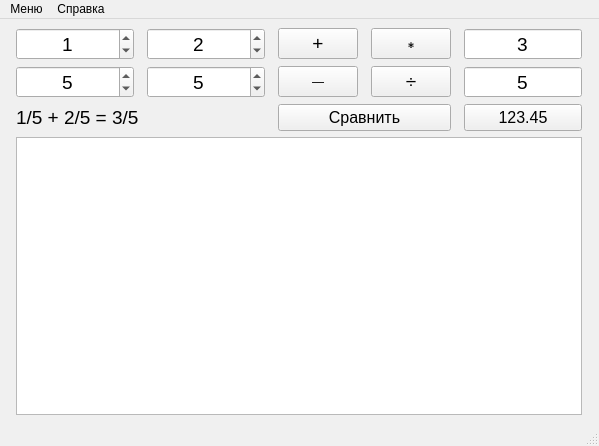
<?xml version="1.0" encoding="UTF-8"?>
<ui version="4.0">
 <class>MainWindow</class>
 <widget class="QMainWindow" name="MainWindow">
  <property name="geometry">
   <rect>
    <x>0</x>
    <y>0</y>
    <width>599</width>
    <height>446</height>
   </rect>
  </property>
  <property name="minimumSize">
   <size>
    <width>599</width>
    <height>446</height>
   </size>
  </property>
  <property name="maximumSize">
   <size>
    <width>599</width>
    <height>446</height>
   </size>
  </property>
  <property name="palette">
   <palette>
    <active>
     <colorrole role="WindowText">
      <brush brushstyle="SolidPattern">
       <color alpha="255">
        <red>0</red>
        <green>0</green>
        <blue>0</blue>
       </color>
      </brush>
     </colorrole>
     <colorrole role="Button">
      <brush brushstyle="SolidPattern">
       <color alpha="255">
        <red>240</red>
        <green>240</green>
        <blue>240</blue>
       </color>
      </brush>
     </colorrole>
     <colorrole role="Light">
      <brush brushstyle="SolidPattern">
       <color alpha="255">
        <red>255</red>
        <green>255</green>
        <blue>255</blue>
       </color>
      </brush>
     </colorrole>
     <colorrole role="Midlight">
      <brush brushstyle="SolidPattern">
       <color alpha="255">
        <red>227</red>
        <green>227</green>
        <blue>227</blue>
       </color>
      </brush>
     </colorrole>
     <colorrole role="Dark">
      <brush brushstyle="SolidPattern">
       <color alpha="255">
        <red>160</red>
        <green>160</green>
        <blue>160</blue>
       </color>
      </brush>
     </colorrole>
     <colorrole role="Mid">
      <brush brushstyle="SolidPattern">
       <color alpha="255">
        <red>160</red>
        <green>160</green>
        <blue>160</blue>
       </color>
      </brush>
     </colorrole>
     <colorrole role="Text">
      <brush brushstyle="SolidPattern">
       <color alpha="255">
        <red>0</red>
        <green>0</green>
        <blue>0</blue>
       </color>
      </brush>
     </colorrole>
     <colorrole role="BrightText">
      <brush brushstyle="SolidPattern">
       <color alpha="255">
        <red>255</red>
        <green>255</green>
        <blue>255</blue>
       </color>
      </brush>
     </colorrole>
     <colorrole role="ButtonText">
      <brush brushstyle="SolidPattern">
       <color alpha="255">
        <red>0</red>
        <green>0</green>
        <blue>0</blue>
       </color>
      </brush>
     </colorrole>
     <colorrole role="Base">
      <brush brushstyle="SolidPattern">
       <color alpha="255">
        <red>255</red>
        <green>255</green>
        <blue>255</blue>
       </color>
      </brush>
     </colorrole>
     <colorrole role="Window">
      <brush brushstyle="SolidPattern">
       <color alpha="255">
        <red>255</red>
        <green>255</green>
        <blue>255</blue>
       </color>
      </brush>
     </colorrole>
     <colorrole role="Shadow">
      <brush brushstyle="SolidPattern">
       <color alpha="255">
        <red>105</red>
        <green>105</green>
        <blue>105</blue>
       </color>
      </brush>
     </colorrole>
     <colorrole role="Highlight">
      <brush brushstyle="SolidPattern">
       <color alpha="255">
        <red>0</red>
        <green>120</green>
        <blue>215</blue>
       </color>
      </brush>
     </colorrole>
     <colorrole role="HighlightedText">
      <brush brushstyle="SolidPattern">
       <color alpha="255">
        <red>255</red>
        <green>255</green>
        <blue>255</blue>
       </color>
      </brush>
     </colorrole>
     <colorrole role="Link">
      <brush brushstyle="SolidPattern">
       <color alpha="255">
        <red>0</red>
        <green>0</green>
        <blue>255</blue>
       </color>
      </brush>
     </colorrole>
     <colorrole role="LinkVisited">
      <brush brushstyle="SolidPattern">
       <color alpha="255">
        <red>255</red>
        <green>0</green>
        <blue>255</blue>
       </color>
      </brush>
     </colorrole>
     <colorrole role="AlternateBase">
      <brush brushstyle="SolidPattern">
       <color alpha="255">
        <red>245</red>
        <green>245</green>
        <blue>245</blue>
       </color>
      </brush>
     </colorrole>
     <colorrole role="NoRole">
      <brush brushstyle="NoBrush">
       <color alpha="255">
        <red>0</red>
        <green>0</green>
        <blue>0</blue>
       </color>
      </brush>
     </colorrole>
     <colorrole role="ToolTipBase">
      <brush brushstyle="SolidPattern">
       <color alpha="255">
        <red>255</red>
        <green>255</green>
        <blue>220</blue>
       </color>
      </brush>
     </colorrole>
     <colorrole role="ToolTipText">
      <brush brushstyle="SolidPattern">
       <color alpha="255">
        <red>0</red>
        <green>0</green>
        <blue>0</blue>
       </color>
      </brush>
     </colorrole>
     <colorrole role="PlaceholderText">
      <brush brushstyle="SolidPattern">
       <color alpha="128">
        <red>0</red>
        <green>0</green>
        <blue>0</blue>
       </color>
      </brush>
     </colorrole>
    </active>
    <inactive>
     <colorrole role="WindowText">
      <brush brushstyle="SolidPattern">
       <color alpha="255">
        <red>0</red>
        <green>0</green>
        <blue>0</blue>
       </color>
      </brush>
     </colorrole>
     <colorrole role="Button">
      <brush brushstyle="SolidPattern">
       <color alpha="255">
        <red>240</red>
        <green>240</green>
        <blue>240</blue>
       </color>
      </brush>
     </colorrole>
     <colorrole role="Light">
      <brush brushstyle="SolidPattern">
       <color alpha="255">
        <red>255</red>
        <green>255</green>
        <blue>255</blue>
       </color>
      </brush>
     </colorrole>
     <colorrole role="Midlight">
      <brush brushstyle="SolidPattern">
       <color alpha="255">
        <red>227</red>
        <green>227</green>
        <blue>227</blue>
       </color>
      </brush>
     </colorrole>
     <colorrole role="Dark">
      <brush brushstyle="SolidPattern">
       <color alpha="255">
        <red>160</red>
        <green>160</green>
        <blue>160</blue>
       </color>
      </brush>
     </colorrole>
     <colorrole role="Mid">
      <brush brushstyle="SolidPattern">
       <color alpha="255">
        <red>160</red>
        <green>160</green>
        <blue>160</blue>
       </color>
      </brush>
     </colorrole>
     <colorrole role="Text">
      <brush brushstyle="SolidPattern">
       <color alpha="255">
        <red>0</red>
        <green>0</green>
        <blue>0</blue>
       </color>
      </brush>
     </colorrole>
     <colorrole role="BrightText">
      <brush brushstyle="SolidPattern">
       <color alpha="255">
        <red>255</red>
        <green>255</green>
        <blue>255</blue>
       </color>
      </brush>
     </colorrole>
     <colorrole role="ButtonText">
      <brush brushstyle="SolidPattern">
       <color alpha="255">
        <red>0</red>
        <green>0</green>
        <blue>0</blue>
       </color>
      </brush>
     </colorrole>
     <colorrole role="Base">
      <brush brushstyle="SolidPattern">
       <color alpha="255">
        <red>255</red>
        <green>255</green>
        <blue>255</blue>
       </color>
      </brush>
     </colorrole>
     <colorrole role="Window">
      <brush brushstyle="SolidPattern">
       <color alpha="255">
        <red>240</red>
        <green>240</green>
        <blue>240</blue>
       </color>
      </brush>
     </colorrole>
     <colorrole role="Shadow">
      <brush brushstyle="SolidPattern">
       <color alpha="255">
        <red>105</red>
        <green>105</green>
        <blue>105</blue>
       </color>
      </brush>
     </colorrole>
     <colorrole role="Highlight">
      <brush brushstyle="SolidPattern">
       <color alpha="255">
        <red>240</red>
        <green>240</green>
        <blue>240</blue>
       </color>
      </brush>
     </colorrole>
     <colorrole role="HighlightedText">
      <brush brushstyle="SolidPattern">
       <color alpha="255">
        <red>0</red>
        <green>0</green>
        <blue>0</blue>
       </color>
      </brush>
     </colorrole>
     <colorrole role="Link">
      <brush brushstyle="SolidPattern">
       <color alpha="255">
        <red>0</red>
        <green>0</green>
        <blue>255</blue>
       </color>
      </brush>
     </colorrole>
     <colorrole role="LinkVisited">
      <brush brushstyle="SolidPattern">
       <color alpha="255">
        <red>255</red>
        <green>0</green>
        <blue>255</blue>
       </color>
      </brush>
     </colorrole>
     <colorrole role="AlternateBase">
      <brush brushstyle="SolidPattern">
       <color alpha="255">
        <red>245</red>
        <green>245</green>
        <blue>245</blue>
       </color>
      </brush>
     </colorrole>
     <colorrole role="NoRole">
      <brush brushstyle="NoBrush">
       <color alpha="255">
        <red>0</red>
        <green>0</green>
        <blue>0</blue>
       </color>
      </brush>
     </colorrole>
     <colorrole role="ToolTipBase">
      <brush brushstyle="SolidPattern">
       <color alpha="255">
        <red>255</red>
        <green>255</green>
        <blue>220</blue>
       </color>
      </brush>
     </colorrole>
     <colorrole role="ToolTipText">
      <brush brushstyle="SolidPattern">
       <color alpha="255">
        <red>0</red>
        <green>0</green>
        <blue>0</blue>
       </color>
      </brush>
     </colorrole>
     <colorrole role="PlaceholderText">
      <brush brushstyle="SolidPattern">
       <color alpha="128">
        <red>0</red>
        <green>0</green>
        <blue>0</blue>
       </color>
      </brush>
     </colorrole>
    </inactive>
    <disabled>
     <colorrole role="WindowText">
      <brush brushstyle="SolidPattern">
       <color alpha="255">
        <red>120</red>
        <green>120</green>
        <blue>120</blue>
       </color>
      </brush>
     </colorrole>
     <colorrole role="Button">
      <brush brushstyle="SolidPattern">
       <color alpha="255">
        <red>240</red>
        <green>240</green>
        <blue>240</blue>
       </color>
      </brush>
     </colorrole>
     <colorrole role="Light">
      <brush brushstyle="SolidPattern">
       <color alpha="255">
        <red>255</red>
        <green>255</green>
        <blue>255</blue>
       </color>
      </brush>
     </colorrole>
     <colorrole role="Midlight">
      <brush brushstyle="SolidPattern">
       <color alpha="255">
        <red>247</red>
        <green>247</green>
        <blue>247</blue>
       </color>
      </brush>
     </colorrole>
     <colorrole role="Dark">
      <brush brushstyle="SolidPattern">
       <color alpha="255">
        <red>160</red>
        <green>160</green>
        <blue>160</blue>
       </color>
      </brush>
     </colorrole>
     <colorrole role="Mid">
      <brush brushstyle="SolidPattern">
       <color alpha="255">
        <red>160</red>
        <green>160</green>
        <blue>160</blue>
       </color>
      </brush>
     </colorrole>
     <colorrole role="Text">
      <brush brushstyle="SolidPattern">
       <color alpha="255">
        <red>120</red>
        <green>120</green>
        <blue>120</blue>
       </color>
      </brush>
     </colorrole>
     <colorrole role="BrightText">
      <brush brushstyle="SolidPattern">
       <color alpha="255">
        <red>255</red>
        <green>255</green>
        <blue>255</blue>
       </color>
      </brush>
     </colorrole>
     <colorrole role="ButtonText">
      <brush brushstyle="SolidPattern">
       <color alpha="255">
        <red>120</red>
        <green>120</green>
        <blue>120</blue>
       </color>
      </brush>
     </colorrole>
     <colorrole role="Base">
      <brush brushstyle="SolidPattern">
       <color alpha="255">
        <red>255</red>
        <green>255</green>
        <blue>255</blue>
       </color>
      </brush>
     </colorrole>
     <colorrole role="Window">
      <brush brushstyle="SolidPattern">
       <color alpha="255">
        <red>255</red>
        <green>255</green>
        <blue>255</blue>
       </color>
      </brush>
     </colorrole>
     <colorrole role="Shadow">
      <brush brushstyle="SolidPattern">
       <color alpha="255">
        <red>0</red>
        <green>0</green>
        <blue>0</blue>
       </color>
      </brush>
     </colorrole>
     <colorrole role="Highlight">
      <brush brushstyle="SolidPattern">
       <color alpha="255">
        <red>0</red>
        <green>120</green>
        <blue>215</blue>
       </color>
      </brush>
     </colorrole>
     <colorrole role="HighlightedText">
      <brush brushstyle="SolidPattern">
       <color alpha="255">
        <red>255</red>
        <green>255</green>
        <blue>255</blue>
       </color>
      </brush>
     </colorrole>
     <colorrole role="Link">
      <brush brushstyle="SolidPattern">
       <color alpha="255">
        <red>0</red>
        <green>0</green>
        <blue>255</blue>
       </color>
      </brush>
     </colorrole>
     <colorrole role="LinkVisited">
      <brush brushstyle="SolidPattern">
       <color alpha="255">
        <red>255</red>
        <green>0</green>
        <blue>255</blue>
       </color>
      </brush>
     </colorrole>
     <colorrole role="AlternateBase">
      <brush brushstyle="SolidPattern">
       <color alpha="255">
        <red>245</red>
        <green>245</green>
        <blue>245</blue>
       </color>
      </brush>
     </colorrole>
     <colorrole role="NoRole">
      <brush brushstyle="NoBrush">
       <color alpha="255">
        <red>0</red>
        <green>0</green>
        <blue>0</blue>
       </color>
      </brush>
     </colorrole>
     <colorrole role="ToolTipBase">
      <brush brushstyle="SolidPattern">
       <color alpha="255">
        <red>255</red>
        <green>255</green>
        <blue>220</blue>
       </color>
      </brush>
     </colorrole>
     <colorrole role="ToolTipText">
      <brush brushstyle="SolidPattern">
       <color alpha="255">
        <red>0</red>
        <green>0</green>
        <blue>0</blue>
       </color>
      </brush>
     </colorrole>
     <colorrole role="PlaceholderText">
      <brush brushstyle="SolidPattern">
       <color alpha="128">
        <red>0</red>
        <green>0</green>
        <blue>0</blue>
       </color>
      </brush>
     </colorrole>
    </disabled>
   </palette>
  </property>
  <property name="windowTitle">
   <string>Операции над обыкновенными дробями</string>
  </property>
  <property name="windowIcon">
   <iconset>
    <normaloff>icon.ico</normaloff>icon.ico</iconset>
  </property>
  <widget class="QWidget" name="centralwidget">
   <layout class="QGridLayout" name="gridLayout">
    <item row="0" column="4">
     <widget class="QSpinBox" name="spinBox_num3">
      <property name="maximumSize">
       <size>
        <width>118</width>
        <height>32</height>
       </size>
      </property>
      <property name="font">
       <font>
        <pointsize>14</pointsize>
       </font>
      </property>
      <property name="focusPolicy">
       <enum>Qt::WheelFocus</enum>
      </property>
      <property name="contextMenuPolicy">
       <enum>Qt::DefaultContextMenu</enum>
      </property>
      <property name="alignment">
       <set>Qt::AlignCenter</set>
      </property>
      <property name="readOnly">
       <bool>true</bool>
      </property>
      <property name="buttonSymbols">
       <enum>QAbstractSpinBox::NoButtons</enum>
      </property>
      <property name="minimum">
       <number>-99999999</number>
      </property>
      <property name="maximum">
       <number>99999999</number>
      </property>
      <property name="value">
       <number>3</number>
      </property>
     </widget>
    </item>
    <item row="1" column="4">
     <widget class="QSpinBox" name="spinBox_denom3">
      <property name="maximumSize">
       <size>
        <width>118</width>
        <height>32</height>
       </size>
      </property>
      <property name="font">
       <font>
        <pointsize>14</pointsize>
       </font>
      </property>
      <property name="focusPolicy">
       <enum>Qt::WheelFocus</enum>
      </property>
      <property name="contextMenuPolicy">
       <enum>Qt::DefaultContextMenu</enum>
      </property>
      <property name="alignment">
       <set>Qt::AlignCenter</set>
      </property>
      <property name="readOnly">
       <bool>true</bool>
      </property>
      <property name="buttonSymbols">
       <enum>QAbstractSpinBox::NoButtons</enum>
      </property>
      <property name="minimum">
       <number>1</number>
      </property>
      <property name="maximum">
       <number>99999999</number>
      </property>
      <property name="value">
       <number>5</number>
      </property>
     </widget>
    </item>
    <item row="0" column="3">
     <widget class="QPushButton" name="pushButton_mul">
      <property name="maximumSize">
       <size>
        <width>80</width>
        <height>31</height>
       </size>
      </property>
      <property name="font">
       <font>
        <pointsize>15</pointsize>
       </font>
      </property>
      <property name="text">
       <string>∗</string>
      </property>
     </widget>
    </item>
    <item row="0" column="1">
     <widget class="QSpinBox" name="spinBox_num2">
      <property name="maximumSize">
       <size>
        <width>118</width>
        <height>32</height>
       </size>
      </property>
      <property name="font">
       <font>
        <pointsize>14</pointsize>
       </font>
      </property>
      <property name="focusPolicy">
       <enum>Qt::WheelFocus</enum>
      </property>
      <property name="contextMenuPolicy">
       <enum>Qt::DefaultContextMenu</enum>
      </property>
      <property name="alignment">
       <set>Qt::AlignCenter</set>
      </property>
      <property name="buttonSymbols">
       <enum>QAbstractSpinBox::UpDownArrows</enum>
      </property>
      <property name="minimum">
       <number>-99999999</number>
      </property>
      <property name="maximum">
       <number>99999999</number>
      </property>
      <property name="value">
       <number>2</number>
      </property>
     </widget>
    </item>
    <item row="1" column="2">
     <widget class="QPushButton" name="pushButton_sub">
      <property name="maximumSize">
       <size>
        <width>80</width>
        <height>31</height>
       </size>
      </property>
      <property name="font">
       <font>
        <pointsize>9</pointsize>
       </font>
      </property>
      <property name="text">
       <string>—</string>
      </property>
     </widget>
    </item>
    <item row="1" column="0">
     <widget class="QSpinBox" name="spinBox_denom1">
      <property name="maximumSize">
       <size>
        <width>118</width>
        <height>32</height>
       </size>
      </property>
      <property name="font">
       <font>
        <pointsize>14</pointsize>
       </font>
      </property>
      <property name="focusPolicy">
       <enum>Qt::WheelFocus</enum>
      </property>
      <property name="contextMenuPolicy">
       <enum>Qt::DefaultContextMenu</enum>
      </property>
      <property name="alignment">
       <set>Qt::AlignCenter</set>
      </property>
      <property name="buttonSymbols">
       <enum>QAbstractSpinBox::UpDownArrows</enum>
      </property>
      <property name="minimum">
       <number>1</number>
      </property>
      <property name="value">
       <number>5</number>
      </property>
     </widget>
    </item>
    <item row="1" column="3">
     <widget class="QPushButton" name="pushButton_div">
      <property name="maximumSize">
       <size>
        <width>80</width>
        <height>31</height>
       </size>
      </property>
      <property name="font">
       <font>
        <pointsize>14</pointsize>
       </font>
      </property>
      <property name="text">
       <string>÷</string>
      </property>
     </widget>
    </item>
    <item row="0" column="0">
     <widget class="QSpinBox" name="spinBox_num1">
      <property name="maximumSize">
       <size>
        <width>118</width>
        <height>32</height>
       </size>
      </property>
      <property name="font">
       <font>
        <pointsize>14</pointsize>
        <bold>false</bold>
       </font>
      </property>
      <property name="focusPolicy">
       <enum>Qt::WheelFocus</enum>
      </property>
      <property name="contextMenuPolicy">
       <enum>Qt::DefaultContextMenu</enum>
      </property>
      <property name="alignment">
       <set>Qt::AlignCenter</set>
      </property>
      <property name="buttonSymbols">
       <enum>QAbstractSpinBox::UpDownArrows</enum>
      </property>
      <property name="minimum">
       <number>-99999999</number>
      </property>
      <property name="maximum">
       <number>99999999</number>
      </property>
      <property name="value">
       <number>1</number>
      </property>
     </widget>
    </item>
    <item row="1" column="1">
     <widget class="QSpinBox" name="spinBox_denom2">
      <property name="maximumSize">
       <size>
        <width>118</width>
        <height>32</height>
       </size>
      </property>
      <property name="font">
       <font>
        <pointsize>14</pointsize>
       </font>
      </property>
      <property name="focusPolicy">
       <enum>Qt::WheelFocus</enum>
      </property>
      <property name="contextMenuPolicy">
       <enum>Qt::DefaultContextMenu</enum>
      </property>
      <property name="alignment">
       <set>Qt::AlignCenter</set>
      </property>
      <property name="buttonSymbols">
       <enum>QAbstractSpinBox::UpDownArrows</enum>
      </property>
      <property name="minimum">
       <number>1</number>
      </property>
      <property name="maximum">
       <number>99999999</number>
      </property>
      <property name="value">
       <number>5</number>
      </property>
     </widget>
    </item>
    <item row="7" column="0" colspan="5">
     <widget class="QPlainTextEdit" name="plainTextEdit">
      <property name="font">
       <font>
        <pointsize>14</pointsize>
       </font>
      </property>
      <property name="readOnly">
       <bool>true</bool>
      </property>
     </widget>
    </item>
    <item row="0" column="2">
     <widget class="QPushButton" name="pushButton_add">
      <property name="maximumSize">
       <size>
        <width>80</width>
        <height>31</height>
       </size>
      </property>
      <property name="font">
       <font>
        <pointsize>14</pointsize>
       </font>
      </property>
      <property name="text">
       <string>+</string>
      </property>
     </widget>
    </item>
    <item row="2" column="0" colspan="2">
     <widget class="QLabel" name="label_comparison">
      <property name="font">
       <font>
        <pointsize>14</pointsize>
       </font>
      </property>
      <property name="text">
       <string>&lt;html&gt;&lt;head/&gt;&lt;body&gt;&lt;p&gt;1/5 + 2/5 = 3/5&lt;/p&gt;&lt;/body&gt;&lt;/html&gt;</string>
      </property>
      <property name="alignment">
       <set>Qt::AlignLeading|Qt::AlignLeft|Qt::AlignVCenter</set>
      </property>
     </widget>
    </item>
    <item row="2" column="4">
     <widget class="QPushButton" name="pushButton">
      <property name="font">
       <font>
        <pointsize>12</pointsize>
       </font>
      </property>
      <property name="text">
       <string>123.45</string>
      </property>
     </widget>
    </item>
    <item row="2" column="2" colspan="2">
     <widget class="QPushButton" name="pushButton_compare">
      <property name="font">
       <font>
        <pointsize>12</pointsize>
       </font>
      </property>
      <property name="text">
       <string>Сравнить</string>
      </property>
     </widget>
    </item>
   </layout>
  </widget>
  <widget class="QMenuBar" name="menubar">
   <property name="geometry">
    <rect>
     <x>0</x>
     <y>0</y>
     <width>599</width>
     <height>21</height>
    </rect>
   </property>
   <widget class="QMenu" name="menu">
    <property name="title">
     <string>Меню</string>
    </property>
    <addaction name="action_clear"/>
    <addaction name="action_open"/>
    <addaction name="action_open_rep"/>
    <addaction name="action_save_rep"/>
   </widget>
   <widget class="QMenu" name="menu_2">
    <property name="title">
     <string>Справка</string>
    </property>
    <addaction name="action_about"/>
   </widget>
   <addaction name="menu"/>
   <addaction name="menu_2"/>
  </widget>
  <widget class="QStatusBar" name="statusbar"/>
  <action name="action_clear">
   <property name="text">
    <string>Очистить</string>
   </property>
  </action>
  <action name="action_open">
   <property name="text">
    <string>Открыть</string>
   </property>
  </action>
  <action name="action_save_rep">
   <property name="text">
    <string>Сохранить отчёт</string>
   </property>
  </action>
  <action name="action_about">
   <property name="text">
    <string>Об авторе</string>
   </property>
  </action>
  <action name="action_open_rep">
   <property name="text">
    <string>Отрыть отчёт</string>
   </property>
  </action>
 </widget>
 <resources/>
 <connections/>
</ui>
